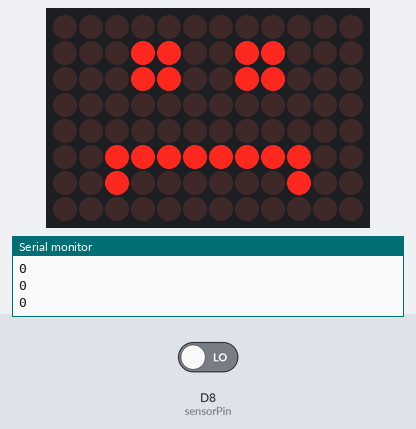
Bench run of a sketch on a simulated Arduino Uno R4 WiFi. On the bench: 12×8 LED matrix, the last lines printed to the serial monitor. Inputs (shaded band) come from the test bench; at power-on: D8 (sensorPin) LOW.

Above: at 1.8 s.
1.9 s: D8 (sensorPin) driven HIGH
At 2.4 s:
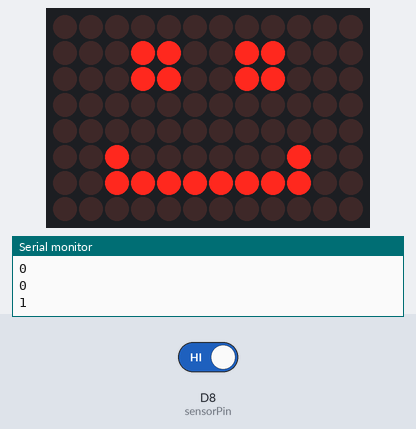
3.5 s: D8 (sensorPin) driven LOW
At 4.7 s:
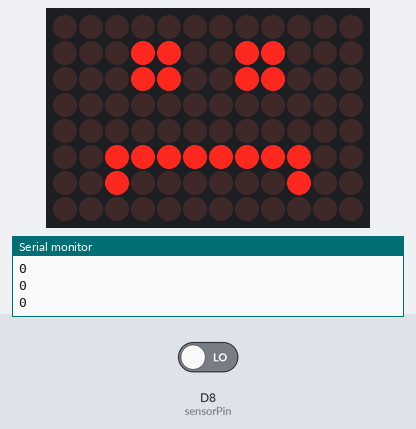
Timing chart, 0 to 6.5 s (numbered marks = the images above; inputs shaded):
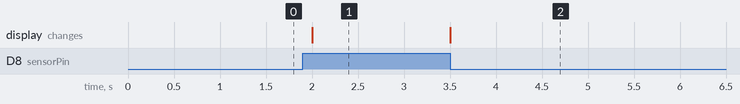

Measured:
- after the input at 1.9 s, the display: changes after 0.10 s (image 1)
- after the input at 3.5 s, the display: changes at once (image 2)

The sketch:

LED_Matrix_Reflective_IR.ino
```cpp
#include "Arduino_LED_Matrix.h"

ArduinoLEDMatrix matrix;

int sensorPin=8;

unsigned long smiley[] = {
  	0x19819,
		0x80000002,
		0x43fc000
};


unsigned long frowny[] = {
	0x19819,
		0x80000003,
		0xfc204000
};

void setup() {
  Serial.begin(115200);
  matrix.begin();
}

void loop() {
  int val = digitalRead(sensorPin);
  Serial.println(val);
  if (val == HIGH) {
    matrix.loadFrame(smiley);
    delay(500);
  }
  else {
    matrix.loadFrame(frowny);
    delay(500);
  }
}
```
